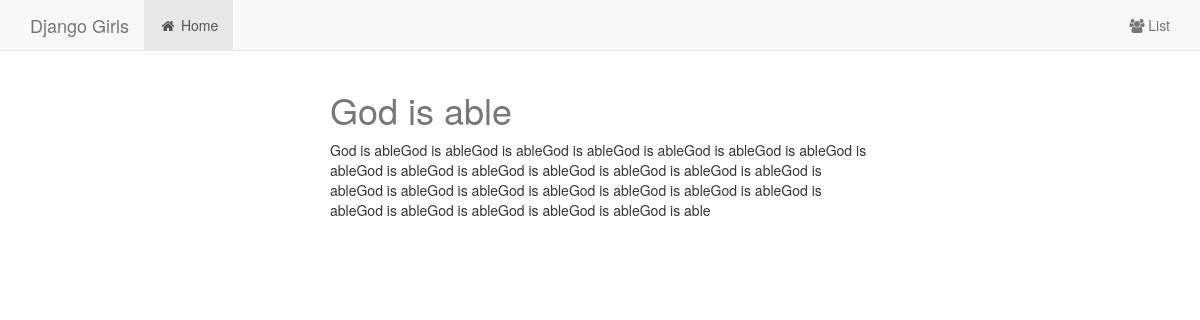
Screenshot of /display/3/ with the database file from the repository.
### djangoapp/models.py (models this page shows, shortened)
class Post(models.Model):
    title = models.CharField(max_length=120)
    content = models.TextField()
    updated = models.DateTimeField(auto_now=True, auto_now_add=False)
    timestamp = models.DateTimeField(auto_now=False, auto_now_add=True)

### djangoapp/views.py (the view)
# urls.py: url(r'^display/(?P<post_id>[0-9]+)/$', post_display, name="post_display"),
def post_display(request, post_id):
    display = get_object_or_404(Post, id=post_id)
    context = {
        'display': display,
    }
    return render(request, 'post_display.html', context)

### templates/post_display.html
{% extends "base.html" %}
{% block content %}
 <div class="col-sm-6 col-sm-offset-3">
    {% if display %}
        <div class="messages">
            <p><h1>{{ display.title }}</h1></p>
            <p>{{ display.content }}</p>
        </div>
    {% else %}
        <p> no blog post to display </p>
    {% endif %}
</div>
{% endblock %}

### static/our_static/css/base.css (style rules this page uses)
h1 { color:#777777 }
body { min-height: 2000px; padding-top: 70px; }

### rows the page displays
Post: title "God is able", content "God is ableGod is ableGod is ableGod is ableGod is ableGod is ableGod is ableGod is ableGod is ableGod is ableGod is ableGod is ableGod is ableGod is ableGod is ableGod is ableGod is ableGod is ableGod is ableGod is ableGod is ableGod is ableGod is ableGod is ableGod is ableGod is ableGod is able"
